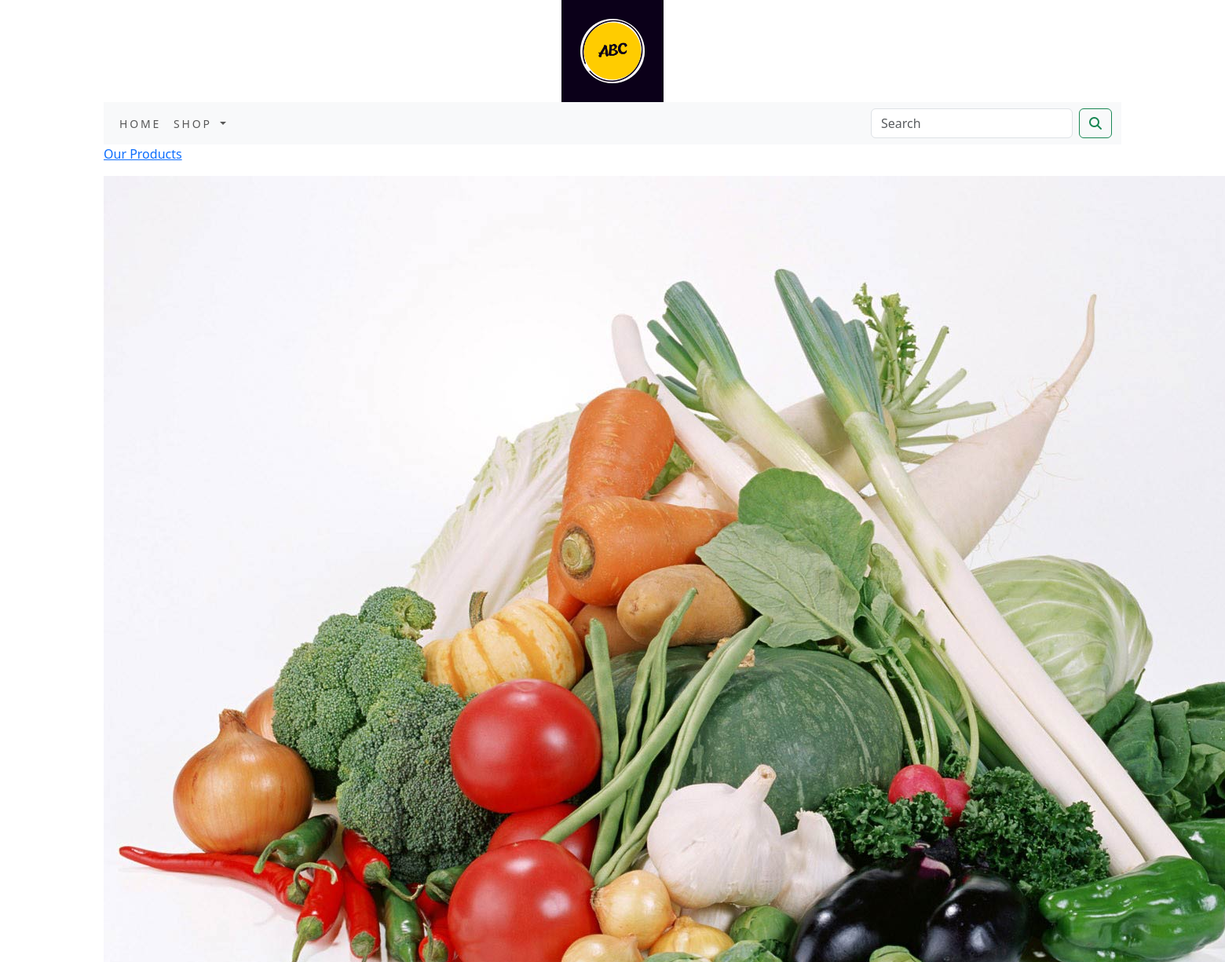
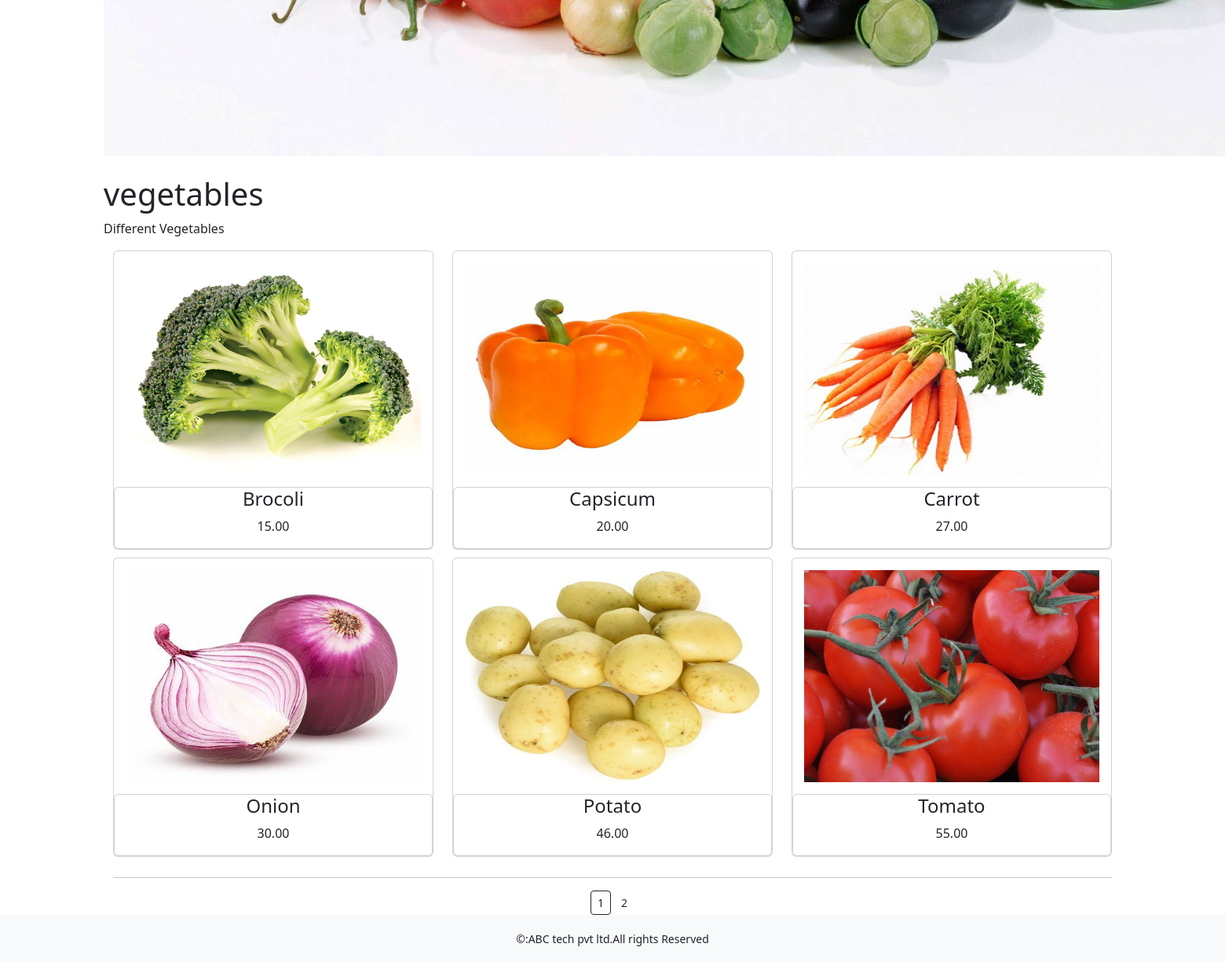
The page /shop/vegetables/ on the database its author committed (2 pictures, top to bottom).
### ecommerceapp/models.py (models this page shows, shortened)
class Category(models.Model):
    name=models.CharField(max_length=250,unique=True)
    slug=models.SlugField(max_length=250,unique=True)
    description=models.TextField(blank=True)
    image=models.ImageField(upload_to='category',blank=True)
    class Meta:
        ordering=('name',)
        verbose_name='Category'
        verbose_name_plural='Categories'
    def get_url(self):
        return reverse('ecommerceapp:product_by_category',args=[self.slug])

class Product(models.Model):
    name=models.CharField(max_length=250, unique=True)
    slug=models.SlugField(max_length=250, unique=True)
    description=models.TextField(blank=True)
    price=models.DecimalField(max_digits=10,decimal_places=2)
    category=models.ForeignKey(Category,on_delete=models.CASCADE)
    image=models.ImageField(upload_to='category',blank=True)
    stock=models.IntegerField()
    available=models.BooleanField(default=True)
    created=models.DateTimeField(auto_now_add=True)
    updated=models.DateTimeField(auto_now=True)
    def get_url(self):
        return reverse('ecommerceapp:prodCatdetail',args=[self.category.slug,self.slug])
    class Meta:
        ordering=('name',)
        verbose_name='Product'
        verbose_name_plural='Products'

### ecommerceapp/views.py (the view)
# urls.py: path('',views.allProdCat,name='allProdCat'),
def allProdCat(request,c_slug=None):
    c_page=None
    products_list=None
    if c_slug!=None:
        c_page=get_object_or_404(Category,slug=c_slug)
        products_list=Product.objects.all().filter(category=c_page,available=True)
    else:
        products_list=Product.objects.all().filter(available=True)
    paginator=Paginator(products_list,6)
    try:
        page=int(request.GET.get('page','1'))
    except:
        page=1
    try:
        products=paginator.page(page)
    except(EmptyPage,InvalidPage):
        products=paginator.page(paginator.num_pages)
    return render(request,"category.html",{'category':c_page,'products':products})

### cart/context_processor.py (called while the page is built)
def counter(request):
    item_count=0
    if 'admin' in request.path:
        return {}
    else:
        try:
            cart=Cart.objects.filter(cart_id=_cart_id(request))
            cart_items=CartItem.objects.all().filter(cart=cart[:1])
            for cart_item in cart_items:
                item_count += cart_item.quantity
        except Cart.DoesNotExist:
            item_count=0
    return dict(item_count=item_count)

### cart/views.py (called while the page is built)
def _cart_id(request):
    cart=request.session.session_key
    if not cart:
        cart=request.session.create()
    return cart

### ecommerceapp/context_processor.py (called while the page is built)
def menu_links(requests):
    links=Category.objects.all()
    return dict(links=links)

### template/category.html (shortened to what this page needs)
{% extends 'base.html' %}
{% load static %}
{% block content %}
  {% if category %}
    <div >
      <div>
        <p><a href="{% url 'ecommerceapp:allProdCat' %}">Our Products</a></p>
      </div>
    </div>
    <div>
      <img src="{{ category.image.url }}" alt="{{ category.name }}">
    </div><br>
    <div>
      <h1>{{category.name}}</h1>
      <p>{{category.description}}</p>
    </div>
  {% endif %}
  <div class="container">
    <div class="row mx_auto">
      {% for product in products.object_list %}
        <div class="my_bottom_margin col-9 col-sm-12 col-md-4 xol-lg-4">
          <div class="card text-center" style="min-width:18rem;">
            <a href="{{ product.get_url }}">
              <img class="card-img-top my_image" src="{{ product.image.url }}" alt="{{ product.name }}" width="300px" height="300px">
            </a>
            <div class="card body">
              <h4>{{ product.name }}</h4>
              <p>{{ product.price }}</p>
            </div>
          </div>
        </div>
      {% endfor %}
    </div>
    <div>
      <div class="mx_auto">
        {% if products.paginator.num_pages > 1 %}
          <hr>
          <div class="text-center">
            {% for pg in products.paginator.page_range %}
            <a href="?page={{pg}}" class="btn bnt-light btn-sm {% if products.number == pg %} active {% endif %}">{{pg}}</a>
            {% endfor %}
          </div>
        {% endif %}
      </div>
    </div>
  </div>
{% endblock %}

### static/css/custom.css (style rules this page uses)
body { font-family: 'Roboto', sans-serif; }
.my_image { padding:15px; }
.my_bottom_margin { margin-bottom:10px; }

### rows shown on the page
Category: image (picture), name "vegetables", description "Different Vegetables"
Product: image (picture), name "Brocoli", price "15.00"
Product: image (picture), name "Capsicum", price "20.00"
Product: image (picture), name "Carrot", price "27.00"
Product: image (picture), name "Onion", price "30.00"
Product: image (picture), name "Potato", price "46.00"
Product: image (picture), name "Tomato", price "55.00"

### other values the page prints
{{ pg }} "1" "2"
